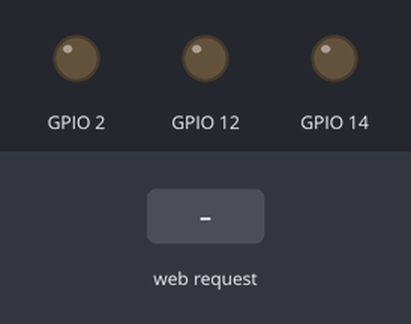
Bench run of a sketch on a simulated ESP32. On the bench: output pins drawn as LEDs (lit = HIGH). The test bench sets the inputs (shaded band). What the sketch prints to the serial monitor is not drawn.

Above: at 1.3 s.
1.4 s: HTTP request GET /forward received
At 2.7 s:
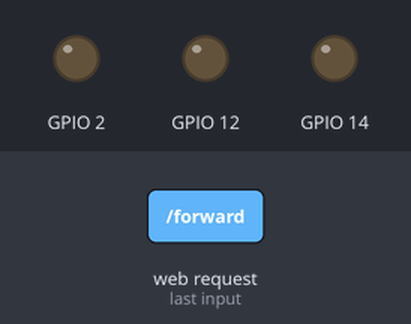
3.0 s: HTTP request GET /left received
At 4.0 s:
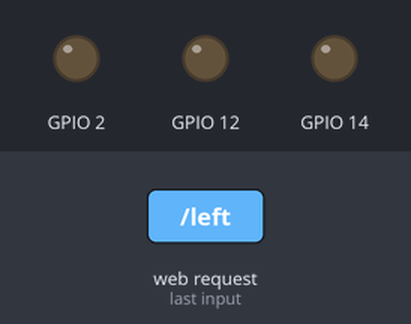
4.6 s: HTTP request GET /right received
At 5.2 s:
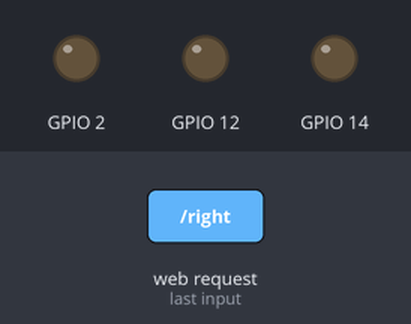
6.2 s: HTTP request GET /backward received
At 7.6 s:
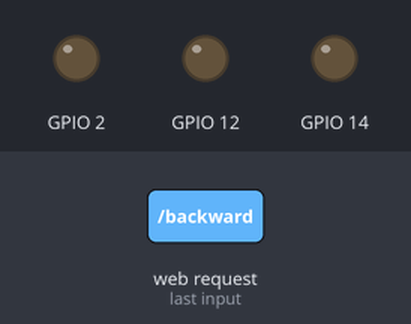
Timing chart, 0 to 8.8 s (numbered marks = the images above; inputs shaded):
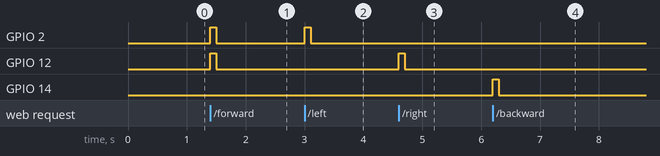

Measured:
- after the input at 1.4 s, GPIO 2, GPIO 12: LOW → HIGH at once, → LOW 0.10 s later
- after the input at 3.0 s, GPIO 2: LOW → HIGH at once, → LOW 0.10 s later
- after the input at 4.6 s, GPIO 12: LOW → HIGH at once, → LOW 0.10 s later
- after the input at 6.2 s, GPIO 14: LOW → HIGH at once, → LOW 0.10 s later

The sketch:

Lesson06-Control_your_BallyBot_from_a_website.ino
```cpp
#include <WiFi.h>
#include <WebServer.h>

/* Put your SSID & Password */
const char* ssid = "BallyBot_AP";  /* Enter SSID here */
const char* password = "12345678";  /* Enter Password here */

/* Put IP Address details */
IPAddress local_ip(192,168,1,1); /*type 192.168.1.1 into url once connected*/
IPAddress gateway(192,168,1,1);
IPAddress subnet(255,255,255,0);

WebServer server(80);

void setup() {
    pinMode(14, OUTPUT); /* must set pin as it is on by default */
    pinMode(12, OUTPUT);
    pinMode(2, OUTPUT);
    Serial.begin(115200);
    WiFi.softAP(ssid, password);
    WiFi.softAPConfig(local_ip, gateway, subnet);
    delay(100);
    server.on("/", handle_OnConnect);
    server.on("/forward", h_forward);
    server.on("/left", h_left);
    server.on("/right", h_right);
    server.on("/backward", h_backward);
    server.onNotFound(handle_NotFound);
    server.begin();
    Serial.println("HTTP server started");
}
void loop() {
    server.handleClient();
}
void handle_OnConnect() {
    Serial.println("new Client Connected!");
    server.send(200, "text/html", SendHTML());
}
void h_forward(){
    move(HIGH,HIGH,LOW,100);
    move(LOW,LOW,LOW,0);
}
void h_left(){
    move(HIGH,LOW,LOW,100);
    move(LOW,LOW,LOW,0);
}
void h_right(){
    move(LOW,HIGH,LOW,100);
    move(LOW,LOW,LOW,0);
}
void h_backward(){
    move(LOW,LOW,HIGH,100);
    move(LOW,LOW,LOW,0);
}
void handle_NotFound(){
    server.send(404, "text/plain", "Not found");
}
String SendHTML(){
    const char index_html[] PROGMEM = R"rawliteral(
<!DOCTYPE HTML>
<html>
<head>
    <title>BallyBot Controller</title>
    <style>
        button { padding: 20px; margin: 10px; }
    </style>
</head>
<body>
    <h1>BallyBot Controller</h1>
    <button onclick="move('forward')">Forward</button><br>
    <button onclick="move('left')">Left</button>
    <button onclick="move('right')">Right</button><br>
    <button onclick="move('backward')">Backward</button><br>
<script>
    function move(direction) {
        fetch('/' + direction); // Send request to /forward, /left, etc.
    }
</script>
</body>
</html>
)rawliteral";
    return index_html;
}
void move(bool l, bool r, bool b, int time){
    digitalWrite(2, l);   /* left motor forward */
    digitalWrite(12, r);  /* right motor forward */
    digitalWrite(14, b);  /* both motors backward */
    delay(time);        /* time till next step */
}
```
